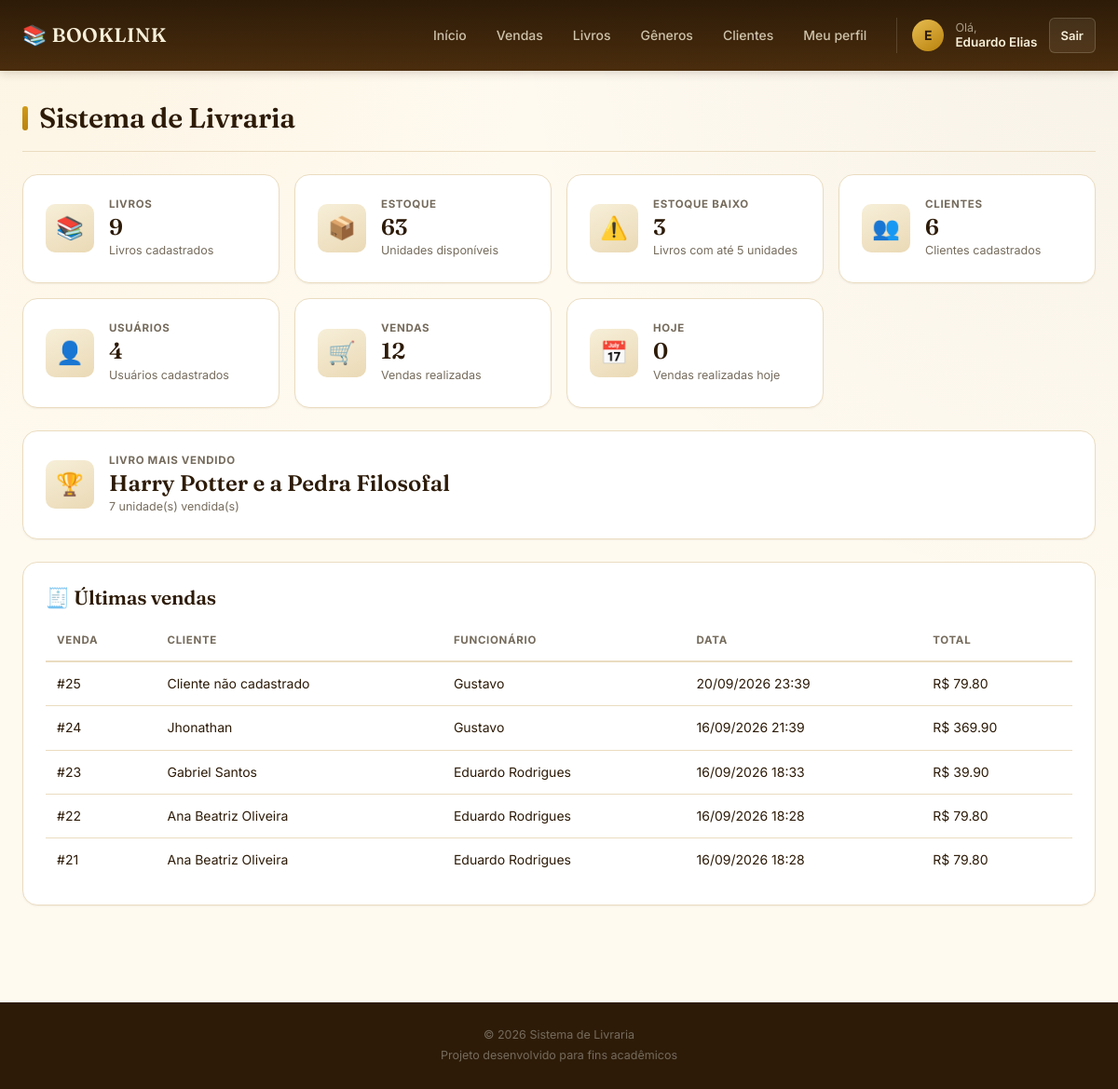
The page /homeAdm (signed in) on the database as committed earlier.
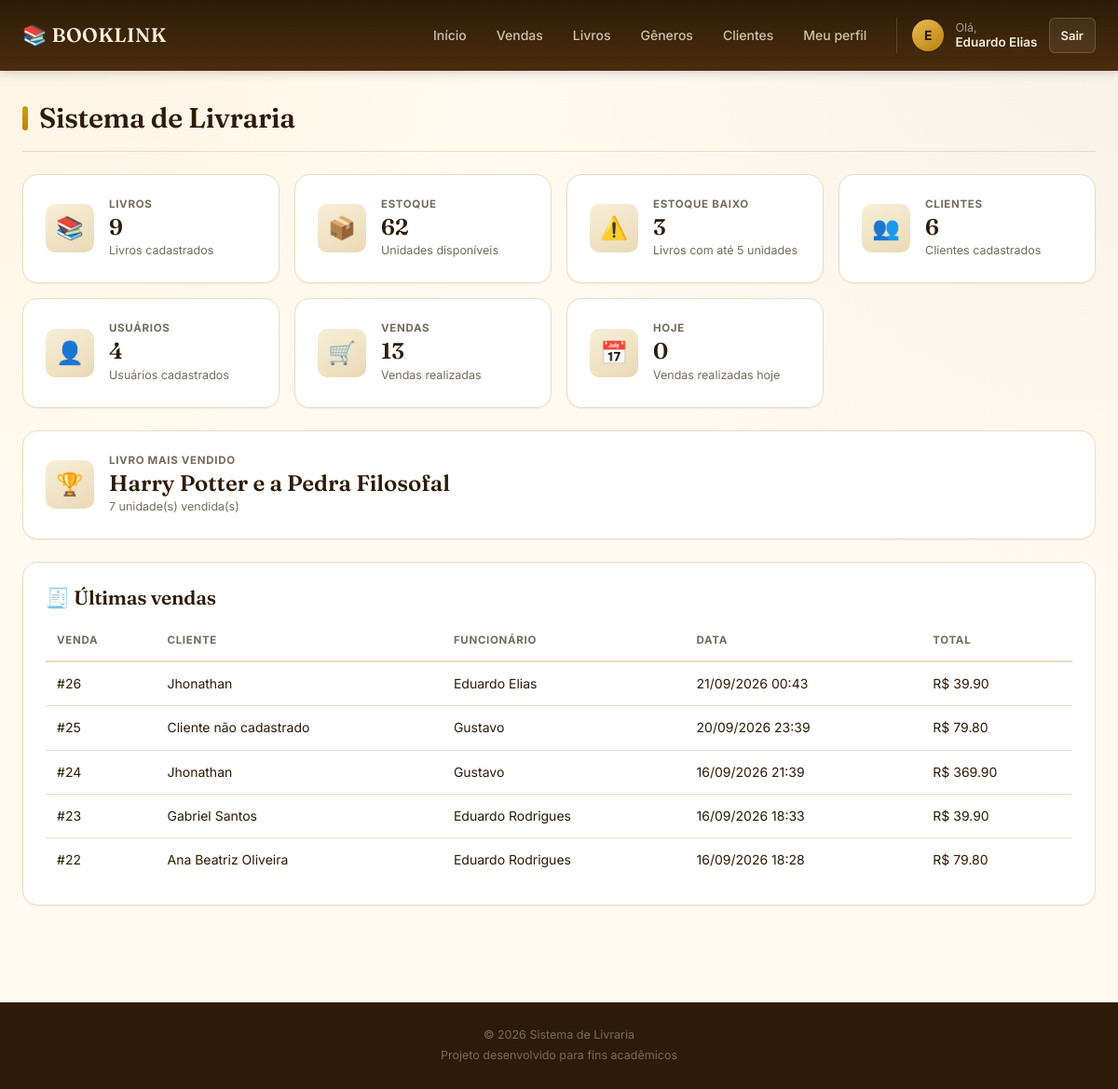
The same page on the database as committed later.
### models.py (models this page shows)
class Usuario(UserMixin, db.Model):
    __tablename__ = 'usuarios'
    id = db.Column(db.Integer, primary_key=True)
    nome = db.Column(db.String(100), nullable=False)
    email = db.Column(db.String(100), unique=True, nullable=False)
    senha = db.Column(db.String(255), nullable=False)
    tipo = db.Column(
        db.String(20),
        nullable=False,
        default='funcionario'
    )
    empresa_id = db.Column(
        db.Integer,
        db.ForeignKey('empresas.id'),
        nullable=True
    )
    data_cadastro = db.Column(
        db.DateTime,
        default=datetime.now
    )
    vendas = db.relationship(
        'Venda',
        backref='usuario',
        lazy=True
    )

class Livro(db.Model):
    __tablename__ = 'livros'
    id = db.Column(db.Integer, primary_key=True)
    titulo = db.Column(db.String(100), nullable=False)
    autor = db.Column(db.String(100), nullable=False)
    preco = db.Column(db.Float, nullable=False)
    estoque = db.Column(db.Integer, default=0)
    empresa_id = db.Column(
        db.Integer,
        db.ForeignKey('empresas.id'),
        nullable=False
    )
    genero_id = db.Column(
        db.Integer,
        db.ForeignKey('generos.id'),
        nullable=False
    )
    data_cadastro = db.Column(
        db.DateTime,
        default=datetime.now
    )
    genero = db.relationship(
        'Genero',
        backref='livros'
    )

class Venda(db.Model):
    __tablename__ = 'vendas'
    id = db.Column(
        db.Integer,
        primary_key=True
    )
    comprador_id = db.Column(
        db.Integer,
        db.ForeignKey('compradores.id'),
        nullable=True
    )
    empresa_id = db.Column(
        db.Integer,
        db.ForeignKey('empresas.id'),
        nullable=False
    )
    usuario_id = db.Column(
        db.Integer,
        db.ForeignKey('usuarios.id'),
        nullable=False
    )
    data_venda = db.Column(
        db.DateTime,
        default=datetime.now
    )
    total = db.Column(
        db.Float,
        nullable=False,
        default=0
    )
    itens = db.relationship(
        'ItemVenda',
        backref='venda',
        lazy=True,
        cascade='all, delete-orphan'
    )

class Comprador(db.Model):
    __tablename__ = 'compradores'
    id = db.Column(db.Integer, primary_key=True)
    nome = db.Column(
        db.String(100),
        nullable=False
    )
    email = db.Column(
        db.String(100),
        nullable=False
    )
    telefone = db.Column(
        db.String(20),
        nullable=True
    )
    empresa_id = db.Column(
        db.Integer,
        db.ForeignKey('empresas.id'),
        nullable=False
    )
    data_cadastro = db.Column(
        db.DateTime,
        default=datetime.now
    )
    vendas = db.relationship(
        'Venda',
        backref='comprador',
        lazy=True
    )

### routes/homeadm.py (the view, shortened to what this page needs)
@homeadm_bp.route('/homeAdm')
@login_required
def homeAdm():
    empresa_id = current_user.empresa_id
    total_livros = Livro.query.filter_by(
        empresa_id=empresa_id
    ).count()
    total_estoque = db.session.query(
        db.func.sum(Livro.estoque)
    ).filter_by(
        empresa_id=empresa_id
    ).scalar() or 0
    livros_estoque_baixo = Livro.query.filter(
        Livro.empresa_id == empresa_id,
        Livro.estoque <= 5
    ).count()
    total_usuarios = Usuario.query.filter_by(
        empresa_id=empresa_id
    ).count()
    total_clientes = Comprador.query.filter_by(
        empresa_id=empresa_id
    ).count()
    total_vendas = Venda.query.filter_by(
        empresa_id=empresa_id
    ).count()
    inicio_do_dia = datetime.now().replace(
        hour=0,
        minute=0,
        second=0,
        microsecond=0
    )
    vendas_hoje = Venda.query.filter(
        Venda.empresa_id == empresa_id,
        Venda.data_venda >= inicio_do_dia
    ).count()
    faturamento = 0
    faturamento_hoje = 0
    livro_mais_vendido = db.session.query(
        Livro.titulo,
        db.func.sum(ItemVenda.quantidade).label('quantidade_vendida')
    ).join(
        ItemVenda,
        ItemVenda.livro_id == Livro.id
    ).join(
        Venda,
        Venda.id == ItemVenda.venda_id
    ).filter(
        Livro.empresa_id == empresa_id,
        Venda.empresa_id == empresa_id
    ).group_by(
        Livro.id,
        Livro.titulo
    ).order_by(
        db.func.sum(ItemVenda.quantidade).desc()
    ).first()
    ultimas_vendas = Venda.query.filter_by(
        empresa_id=empresa_id
    ).order_by(
        Venda.data_venda.desc()
    ).limit(5).all()
    return render_template(
        'homeAdm.html',
        total_livros=total_livros,
        total_estoque=total_estoque,
        livros_estoque_baixo=livros_estoque_baixo,
        total_usuarios=total_usuarios,
        total_clientes=total_clientes,
        total_vendas=total_vendas,
        vendas_hoje=vendas_hoje,
        faturamento=faturamento,
        faturamento_hoje=faturamento_hoje,
        livro_mais_vendido=livro_mais_vendido,
        ultimas_vendas=ultimas_vendas
    )

### app.py (called while the page is built)
@lm.user_loader
def user_loader(id):
    usuario = Usuario.query.filter_by(
        id=id
    ).first()
    return usuario

### templates/homeAdm.html (shortened to what this page needs)
{% extends "base.html" %}
{% block content %}
<h1 class="titulo-pagina">
    Sistema de Livraria
</h1>
<div class="dashboard">
    <div class="dashboard-card">
        <div class="card-icone">
            📚
        </div>
        <div class="card-info">
            <h2>
                LIVROS
            </h2>
            <p class="card-numero">
                {{ total_livros }}
            </p>
            <p>
                Livros cadastrados
            </p>
        </div>
    </div>
    <div class="dashboard-card">
        <div class="card-icone">
            📦
        </div>
        <div class="card-info">
            <h2>
                ESTOQUE
            </h2>
            <p class="card-numero">
                {{ total_estoque }}
            </p>
            <p>
                Unidades disponíveis
            </p>
        </div>
    </div>
    <div class="dashboard-card">
        <div class="card-icone">
            ⚠️
        </div>
        <div class="card-info">
            <h2>
                ESTOQUE BAIXO
            </h2>
            <p class="card-numero">
                {{ livros_estoque_baixo }}
            </p>
            <p>
                Livros com até 5 unidades
            </p>
        </div>
    </div>
    <div class="dashboard-card">
        <div class="card-icone">
            👥
        </div>
        <div class="card-info">
            <h2>
                CLIENTES
            </h2>
            <p class="card-numero">
                {{ total_clientes }}
            </p>
            <p>
                Clientes cadastrados
            </p>
        </div>
    </div>
    <div class="dashboard-card">
        <div class="card-icone">
            👤
        </div>
        <div class="card-info">
            <h2>
                USUÁRIOS
            </h2>
            <p class="card-numero">
                {{ total_usuarios }}
            </p>
            <p>
                Usuários cadastrados
            </p>
        </div>
    </div>
    <div class="dashboard-card">
        <div class="card-icone">
            🛒
        </div>
        <div class="card-info">
            <h2>
                VENDAS
            </h2>
            <p class="card-numero">
                {{ total_vendas }}
            </p>
            <p>
                Vendas realizadas
            </p>
        </div>
    </div>
    <div class="dashboard-card">
        <div class="card-icone">
            📅
        </div>
        <div class="card-info">
            <h2>
                HOJE
            </h2>
            <p class="card-numero">
                {{ vendas_hoje }}
            </p>
            <p>
                Vendas realizadas hoje
            </p>
        </div>
    </div>
</div>
<div class="dashboard-extra">
    <div class="dashboard-card">
        <div class="card-icone">
            🏆
        </div>
        <div class="card-info">
            <h2>
                LIVRO MAIS VENDIDO
            </h2>
            {% if livro_mais_vendido %}
                <p class="card-numero">
                    {{ livro_mais_vendido.titulo }}
                </p>
                <p>
                    {{ livro_mais_vendido.quantidade_vendida }}
                    unidade(s) vendida(s)
                </p>
            {% endif %}
        </div>
    </div>
</div>
<div class="table-container">
    <h2>
        🧾 Últimas vendas
    </h2>
    <table>
        <thead>
            <tr>
                <th>Venda</th>
                <th>Cliente</th>
                <th>Funcionário</th>
                <th>Data</th>
                <th>Total</th>
            </tr>
        </thead>
        <tbody>
            {% for venda in ultimas_vendas %}
                <tr>
                    <td>
                        #{{ venda.id }}
                    </td>
                    <td>
                        {% if venda.comprador %}
                            {{ venda.comprador.nome }}
                        {% else %}
                            Cliente não cadastrado
                        {% endif %}
                    </td>
                    <td>
                        {{ venda.usuario.nome }}
                    </td>
                    <td>
                        {{ venda.data_venda.strftime('%d/%m/%Y %H:%M') }}
                    </td>
                    <td>
                        R$ {{ "%.2f"|format(venda.total) }}
                    </td>
                </tr>
            {% else %}
                <tr>
                    <td colspan="5">
                        Nenhuma venda realizada.
                    </td>
                </tr>
            {% endfor %}
        </tbody>
    </table>
</div>
{% endblock %}

### templates/base.html (shortened to what this page needs)
<!DOCTYPE html>
<html lang="pt-br">
<head>
<link rel="stylesheet" href="{{ url_for('static', filename='style.css') }}">
</head>
<body>
<header class="header">
    <div class="header-container">
        <a href="{{ url_for('home') }}" class="logo">
            📚 BOOKLINK
        </a>
        <nav class="nav">
            <a href="{{ url_for('homeAdm.homeAdm') }}">
                Início
            </a>
            <a href="{{ url_for('vendas.nova_venda') }}">
                Vendas
            </a>
            <a href="{{ url_for('livros.listar_livros') }}">
                Livros
            </a>
            <a href="{{ url_for('generos.listar_generos') }}">
                Gêneros
            </a>
            <a href="{{ url_for('compradores.listar_compradores') }}">
                Clientes
            </a>
            <a href="{{ url_for('funcionarios.editar_funcionarios', id=current_user.id) }}">
                Meu perfil
            </a>
            {% if current_user.is_authenticated %}
                <div class="user-area">
                    <div class="user-avatar">
                        {{ current_user.nome[0]|upper }}
                    </div>
                    <div class="user-info">
                        <span>Olá,</span>
                        <strong>{{ current_user.nome }}</strong>
                    </div>
                    <a href="{{ url_for('logout') }}" class="logout-btn">
                        Sair
                    </a>
                </div>
            {% endif %}
        </nav>
    </div>
</header>
<main class="container">
    {% block content %}
    {% endblock %}
</main>
<footer class="footer">
    <p>
        © 2026 Sistema de Livraria
    </p>
    <p>
        Projeto desenvolvido para fins acadêmicos
    </p>
</footer>
</body>
</html>

Rows that differ between the two databases and show on the page:
no longer on this page (row unchanged): Venda: id "21", comprador.nome "Ana Beatriz Oliveira", usuario.nome "Eduardo Rodrigues", data_venda "16/09/2026 18:28", total "79.80"
added Venda: id "26", comprador.nome "Jhonathan", usuario.nome "Eduardo Elias", data_venda "21/09/2026 00:43", total "39.90"
Other text that changed with them:
{{ total_estoque }}: "63" → "62"
{{ total_vendas }}: "12" → "13"
